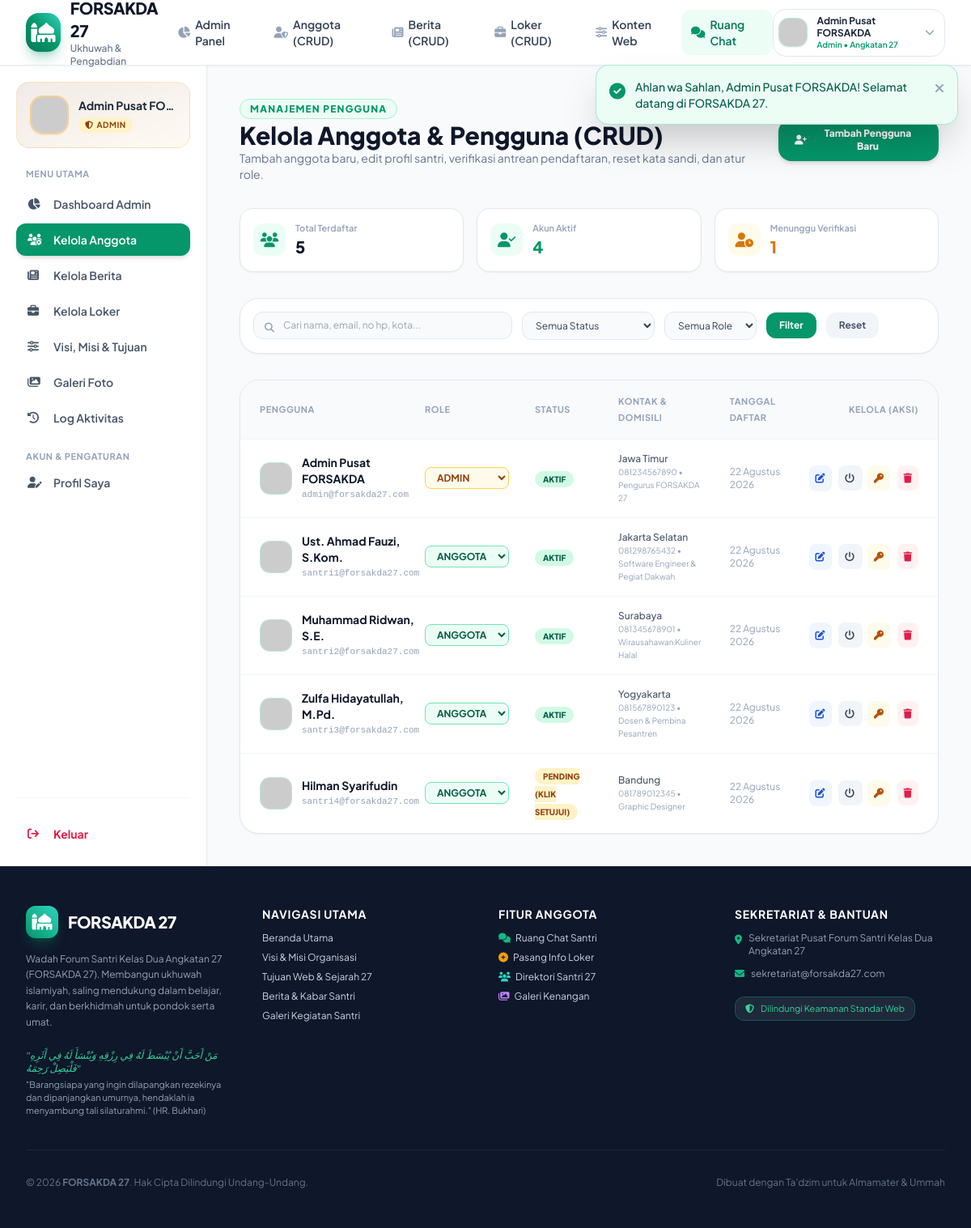
The app's page /views/admin/users.php (signed in) with its own data.
### tables this page shows
CREATE TABLE IF NOT EXISTS `users` (
  `id` INT AUTO_INCREMENT PRIMARY KEY,
  `nama` VARCHAR(100) NOT NULL,
  `email` VARCHAR(100) NULL DEFAULT NULL,
  `password` VARCHAR(255) NOT NULL,
  `role` ENUM('admin', 'anggota', 'publik') DEFAULT 'anggota',
  `status` ENUM('active', 'pending', 'suspended') DEFAULT 'active',
  `angkatan` VARCHAR(20) DEFAULT '27',
  `no_hp` VARCHAR(30) NULL,
  `domisili` VARCHAR(100) NULL,
  `profesi` VARCHAR(100) NULL,
  `bio` TEXT NULL,
  `foto` VARCHAR(255) NULL,
  `created_at` DATETIME DEFAULT CURRENT_TIMESTAMP,
  `updated_at` DATETIME DEFAULT CURRENT_TIMESTAMP ON UPDATE CURRENT_TIMESTAMP,
  UNIQUE KEY `email_unique` (`email`),
  INDEX (`nama`),
  INDEX (`role`),
  INDEX (`status`)
);

### views/admin/users.php (the view, shortened to what the rows shown need)
<?php
require_once __DIR__ . '/../../includes/header.php';
$pdo = Database::getConnection();
$sql = "SELECT * FROM users WHERE 1=1";
$params = [];
$sql .= " ORDER BY created_at DESC";
$stmt = $pdo->prepare($sql);
$stmt->execute($params);
$users = $stmt->fetchAll();
?>
<div class="flex-1 flex flex-col md:flex-row bg-slate-50 dark:bg-slate-950">
    <?php require_once __DIR__ . '/../../includes/sidebar.php'; ?>
    <main class="flex-1 p-6 sm:p-10 space-y-8 overflow-y-auto">
        <div class="flex flex-col sm:flex-row sm:items-center justify-between gap-4">
            <div>
                <h1 class="text-2xl sm:text-3xl font-black text-slate-900 dark:text-white mt-1">
                    Kelola Anggota & Pengguna (CRUD)
                </h1>
            </div>
        </div>
        <div class="bg-white dark:bg-slate-900 rounded-3xl border border-slate-200 dark:border-slate-800 shadow-sm overflow-hidden">
            <div class="overflow-x-auto">
                <table class="w-full text-left border-collapse text-xs sm:text-sm">
                    <thead>
                        <tr class="border-b border-slate-100 dark:border-slate-800 bg-slate-50 dark:bg-slate-800/60 text-slate-400 text-[11px] font-bold uppercase tracking-wider">
                            <th class="p-4 pl-6">Pengguna</th>
                            <th class="p-4">Role</th>
                            <th class="p-4">Status</th>
                            <th class="p-4">Kontak & Domisili</th>
                            <th class="p-4">Tanggal Daftar</th>
                            <th class="p-4 pr-6 text-right">Kelola (Aksi)</th>
                        </tr>
                    </thead>
                    <tbody class="divide-y divide-slate-100 dark:divide-slate-800">
                        <?php if (empty($users)): ?>
                            <tr>
                                <td colspan="6" class="p-8 text-center text-slate-400 text-xs">Tidak ada data pengguna ditemukan.</td>
                            </tr>
                        <?php else: ?>
                            <?php foreach ($users as $u): ?>
                                <tr class="hover:bg-slate-50/80 dark:hover:bg-slate-800/40 transition">
                                    <td class="p-4 pl-6">
                                        <div class="flex items-center gap-3">
                                            <img src="<?php echo !empty($u['foto']) ? BASE_URL . '/' . e($u['foto']) : 'https://ui-avatars.com/api/?name=' . urlencode($u['nama']) . '&background=059669&color=fff'; ?>"
                                                 class="w-10 h-10 rounded-xl object-cover border border-emerald-500/30">
                                            <div>
                                                <p class="font-bold text-slate-900 dark:text-white"><?php echo e($u['nama']); ?></p>
                                                <p class="text-[11px] text-slate-400 font-mono"><?php echo e($u['email'] ?: 'Tanpa Email'); ?></p>
                                            </div>
                                        </div>
                                    </td>
                                    <td class="p-4">
                                        <form method="POST" action="<?php echo BASE_URL; ?>/actions/user_process.php" class="inline-block">
                                            <select name="role" onchange="this.form.submit()" class="px-2.5 py-1 rounded-lg text-xs font-bold uppercase border <?php echo ($u['role'] === 'admin') ? 'bg-amber-50 text-amber-800 border-amber-300' : 'bg-brand-50 text-brand-800 border-brand-300'; ?> cursor-pointer">
                                                <option value="admin" <?php echo ($u['role'] === 'admin') ? 'selected' : ''; ?>>Admin</option>
                                                <option value="anggota" <?php echo ($u['role'] === 'anggota') ? 'selected' : ''; ?>>Anggota</option>
                                            </select>
                                        </form>
                                    </td>
                                    <td class="p-4">
                                        <?php if ($u['status'] === 'active'): ?>
                                            <span class="px-2.5 py-1 rounded-full text-[10px] font-extrabold uppercase bg-emerald-100 text-emerald-800">Aktif</span>
                                        <?php elseif ($u['status'] === 'pending'): ?>
                                            <a href="<?php echo BASE_URL; ?>/actions/user_process.php?action=approve&id=<?php echo $u['id']; ?>" class="px-2.5 py-1 rounded-full text-[10px] font-extrabold uppercase bg-amber-100 text-amber-800 hover:bg-emerald-600 hover:text-white transition" title="Klik untuk menyetujui akun ini">
                                                Pending (Klik Setujui)
                                            </a>
                                        <?php else: ?>
                                            <span class="px-2.5 py-1 rounded-full text-[10px] font-extrabold uppercase bg-rose-100 text-rose-800">Suspended</span>
                                        <?php endif; ?>
                                    </td>
                                    <td class="p-4 text-xs text-slate-600 dark:text-slate-300">
                                        <p class="font-medium"><?php echo e($u['domisili'] ?: '-'); ?></p>
                                        <span class="text-[10px] text-slate-400"><?php echo e($u['no_hp'] ?: 'No HP: -'); ?> &bull; <?php echo e($u['profesi'] ?: 'Profesi: -'); ?></span>
                                    </td>
                                    <td class="p-4 text-xs text-slate-400">
                                        <?php echo format_date_id($u['created_at'], false); ?>
                                    </td>
                                    <td class="p-4 pr-6 text-right space-x-1.5 whitespace-nowrap">
                                        <button type="button" onclick='openEditUserModal(<?php echo json_encode($u, JSON_HEX_TAG | JSON_HEX_APOS | JSON_HEX_QUOT | JSON_HEX_AMP); ?>)' class="p-2 rounded-lg bg-blue-50 hover:bg-blue-100 text-blue-700 text-xs font-semibold" title="Edit Biodata Lengkap">
                                            <i class="fa-solid fa-pen-to-square"></i>
                                        </button>
                                        <a href="<?php echo BASE_URL; ?>/actions/user_process.php?action=toggle_status&id=<?php echo $u['id']; ?>" class="p-2 rounded-lg bg-slate-100 hover:bg-slate-200 dark:bg-slate-800 dark:hover:bg-slate-700 text-slate-700 dark:text-slate-300 text-xs font-semibold" title="Toggle Aktif/Suspend">
                                            <i class="fa-solid fa-power-off"></i>
                                        </a>
                                        <button type="button" onclick="openResetPasswordModal(<?php echo $u['id']; ?>, '<?php echo addslashes($u['nama']); ?>')" class="p-2 rounded-lg bg-amber-50 hover:bg-amber-100 text-amber-700 text-xs font-semibold" title="Reset Password">
                                            <i class="fa-solid fa-key"></i>
                                        </button>
                                        <a href="<?php echo BASE_URL; ?>/actions/user_process.php?action=delete&id=<?php echo $u['id']; ?>" onclick="return confirm('Apakah Anda yakin ingin menghapus akun \'<?php echo addslashes($u['nama']); ?>\' secara permanen? Seluruh data terkait akan dibersihkan.')" class="p-2 rounded-lg bg-rose-50 hover:bg-rose-100 text-rose-600 text-xs font-semibold" title="Hapus Pengguna">
                                            <i class="fa-solid fa-trash"></i>
                                        </a>
                                    </td>
                                </tr>
                            <?php endforeach; ?>
                        <?php endif; ?>
                    </tbody>
                </table>
            </div>
        </div>
    </main>
</div>
<?php require_once __DIR__ . '/../../includes/footer.php'; ?>

### includes/sidebar.php (shortened to what the rows shown need)
<?php
$user = current_user();
$isAdmin = has_role('admin');
?>
<aside class="hidden md:flex w-64 bg-white dark:bg-slate-900 border-r border-slate-200/80 dark:border-slate-800 p-5 flex-col justify-between shrink-0 shadow-sm">
    <div class="space-y-6">
        <div class="p-4 rounded-2xl bg-gradient-to-br <?php echo $isAdmin ? 'from-amber-900/10 to-amber-500/5 border border-amber-500/20' : 'from-brand-900/10 to-brand-500/5 border border-brand-500/20'; ?>">
            <div class="flex items-center gap-3">
                <div class="overflow-hidden">
                    <h4 class="text-sm font-bold text-slate-800 dark:text-white truncate"><?php echo e($user['nama']); ?></h4>
                    <span class="inline-flex items-center px-2 py-0.5 rounded-full text-[10px] font-bold uppercase tracking-wider <?php echo $isAdmin ? 'bg-amber-100 text-amber-800' : 'bg-brand-100 text-brand-800'; ?>">
                        <i class="fa-solid <?php echo $isAdmin ? 'fa-shield-halved mr-1' : 'fa-user-check mr-1'; ?>"></i>
                        <?php echo e($user['role']); ?>
                    </span>
                </div>
            </div>
        </div>
    </div>
</aside>

### records on screen
users: nama "Admin Pusat FO…", role "ADMIN", nama "Admin Pusat FORSAKDA", email "admin@forsakda27.com", role "Admin", status "AKTIF", domisili "Jawa Timur", no_hp "081234567890", profesi "Pengurus FORSAKDA 27", created_at "22 Agustus 2026"
users: nama "Ust. Ahmad Fauzi, S.Kom.", email "santri1@forsakda27.com", role "Anggota", status "AKTIF", domisili "Jakarta Selatan", no_hp "081298765432", profesi "Software Engineer & Pegiat Dakwah", created_at "22 Agustus 2026"
users: nama "Muhammad Ridwan, S.E.", email "santri2@forsakda27.com", role "Anggota", status "AKTIF", domisili "Surabaya", no_hp "081345678901", profesi "Wirausahawan Kuliner Halal", created_at "22 Agustus 2026"
users: nama "Zulfa Hidayatullah, M.Pd.", email "santri3@forsakda27.com", role "Anggota", status "AKTIF", domisili "Yogyakarta", no_hp "081567890123", profesi "Dosen & Pembina Pesantren", created_at "22 Agustus 2026"
users: nama "Hilman Syarifudin", email "santri4@forsakda27.com", role "Anggota", domisili "Bandung", no_hp "081789012345", profesi "Graphic Designer", created_at "22 Agustus 2026"

### other values on screen
$message "Ahlan wa Sahlan, Admin Pusat FORSAKDA! Selamat datang di FORSAKDA 27."
$currentUser['nama'] "Admin Pusat FORSAKDA"
$currentUser['role'] "Admin"
$totalAll "5"
$totalActive "4"
$totalPending "1"
APP_NAME "FORSAKDA 27"
